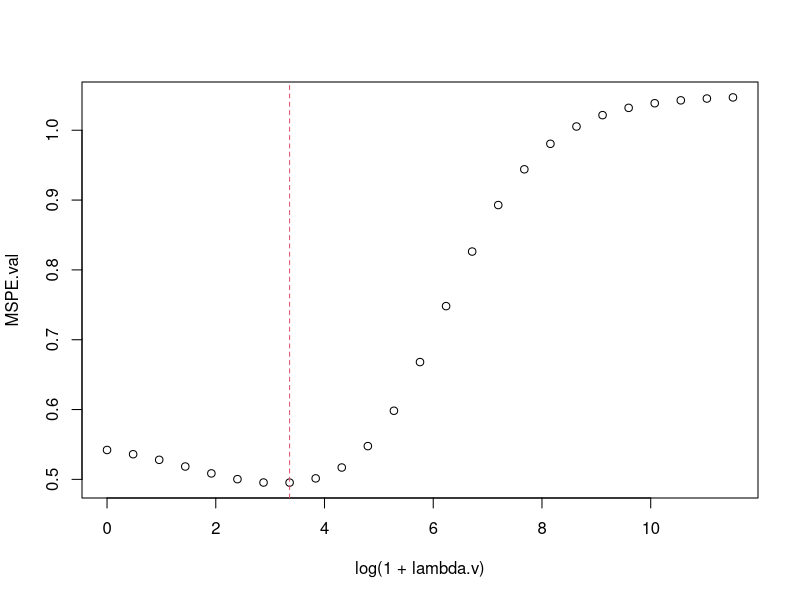
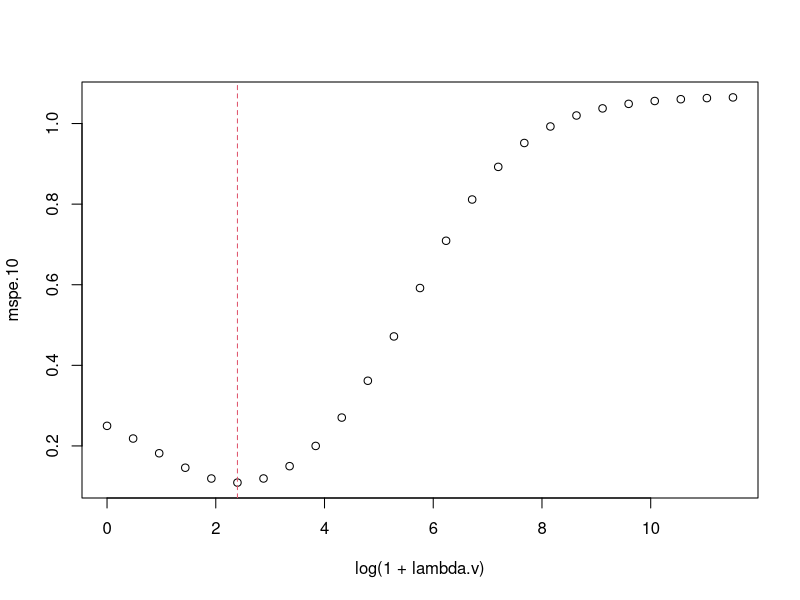
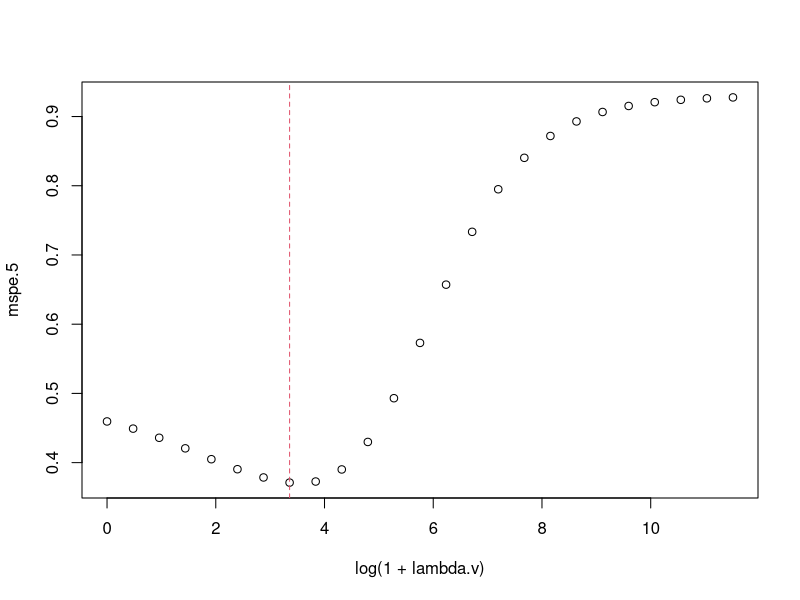

Reproduce these figures in R, in order.

# Set WD and load data
wd = getwd()
if(grepl("nora", wd)) {
    setwd("~/Documents/18-19/ASM/HW/04")
} else {
     ## Put working path for Sergi and Alex
}
rm(wd)

######
prostate <- read.table("prostate_data.txt", header=TRUE, row.names = 1)
train.sample <- which(prostate$train==TRUE)

#use.only <- 1:dim(prostate)[1]
use.only <- train.sample

Y <- scale( prostate$lpsa[use.only], center=TRUE, scale=FALSE)
X <- scale( as.matrix(prostate[use.only,1:8]), center=TRUE, scale=TRUE)
n <- dim(X)[1]
p <- dim(X)[2]

lambda.max <- 1e5
n.lambdas <- 25
lambda.v <- exp(seq(0,log(lambda.max+1),length=n.lambdas))-1

Xval <- scale(as.matrix(prostate[-use.only, 1:8]),  center=TRUE, scale=TRUE)
Yval <- scale(prostate$lpsa[-use.only], center=TRUE, scale=FALSE)

# I think its done
MSPEval <- function(X, Y, Xval, Yval, lambda.v) {
  PMSE.VAL <- n.lambdas
  
  # Iterate through candidate values
  for (l in 1:n.lambdas){
    lambda <- lambda.v[l]
    r <- dim(Xval)[1]
    PMSE.VAL[l] <- 0
    
    # Compute beta with the traning dataset
    beta.i <- solve(t(X)%*%X + lambda*diag(1,p)) %*% t(X) %*% Y
    for (i in 1:r){
      # Compute the errors with the validation dataset
      Xi <- Xval[i,]; Yi <- Yval[i]
      hat.Yi <- Xi %*% beta.i
      PMSE.VAL[l] <-PMSE.VAL[l] + (hat.Yi - Yi)^2
    }
    PMSE.VAL[l] <- PMSE.VAL[l]/r
  }
  return(PMSE.VAL)
}
MSPE.val = MSPEval(X, Y, Xval, Yval, lambda.v)
lambda.val <- lambda.v[which.min(MSPE.val)]

plot(log(1+lambda.v), MSPE.val)
abline(v=log(1+lambda.val),col=2,lty=2)



# Revisar
MSPEkfold <- function(X, Y, K) {
  PMSE.CV <- n.lambdas
  folds <- sample(rep(1:K, length=n), n, replace=FALSE) 
  
  # Iterate through K Folds
  for (k in 1:K){
    Xk <- as.matrix(X[folds != k,])
    Yk <- as.matrix(Y[folds != k])
    Xv <- as.matrix(X[folds == k,])
    Yv <- as.matrix(Y[folds == k])

    r <- dim(Xv)[1]
    for (l in 1:n.lambdas){
      lambda <- lambda.v[l]
      PMSE.CV[l] <- 0
      # Compute Beta with the elements in the folds
      beta.i <- solve(t(Xk)%*%Xk + lambda*diag(1,p))  %*% t(Xk) %*% Yk
      for (i in 1:r){
        #   m.Y.i <- mean(Y[-i])
        m.Y.i <- 0
        # Compute the error with the remaning elements
        Xi <- Xv[i,]; Yi <- Yv[i]
        hat.Yi <- Xi %*% beta.i + m.Y.i
        PMSE.CV[l] <- PMSE.CV[l] + (hat.Yi-Yi)^2 # Maybe not here
      }
      PMSE.CV[l] <- PMSE.CV[l]/r
    }
  }
  return(PMSE.CV)
}

mspe.10 <- MSPEkfold(X, Y, 10)
lambda.mspe.10 <- lambda.v[which.min(mspe.10)]

plot(log(1+lambda.v), mspe.10)
abline(v=log(1+lambda.mspe.10),col=2,lty=2)


mspe.5 <- MSPEkfold(X, Y, 5)
lambda.mspe.5 <- lambda.v[which.min(mspe.5)]

plot(log(1+lambda.v), mspe.5)
abline(v=log(1+lambda.mspe.5),col=2,lty=2)
